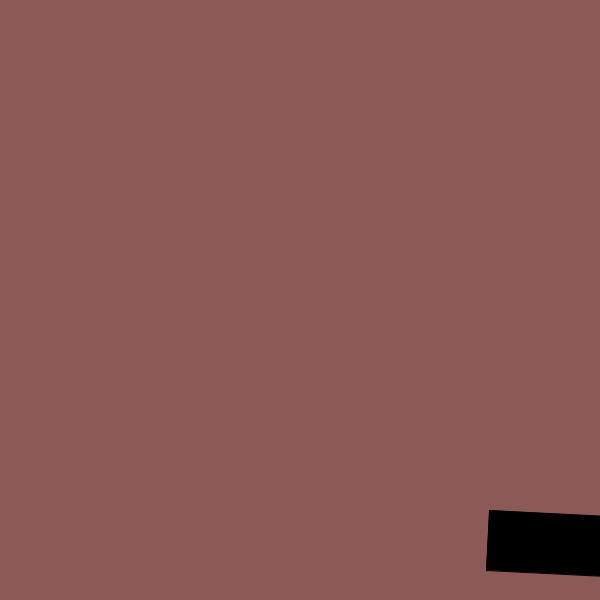
Frame 1 (no input)
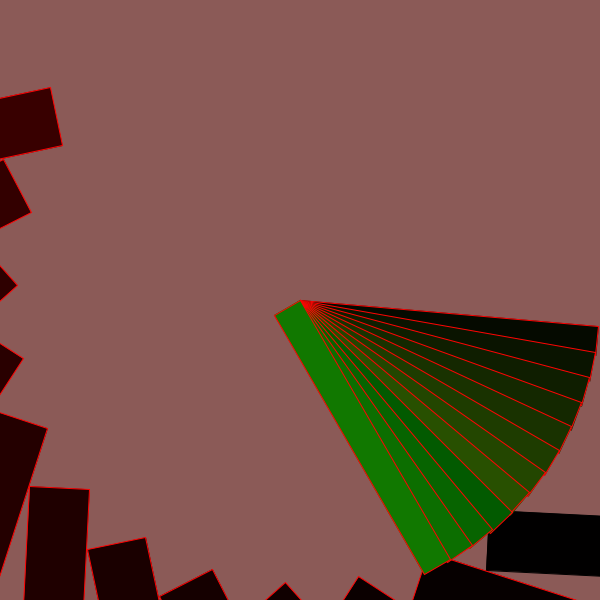
Frame 60 (the mouse pressed at the canvas centre just before this capture)
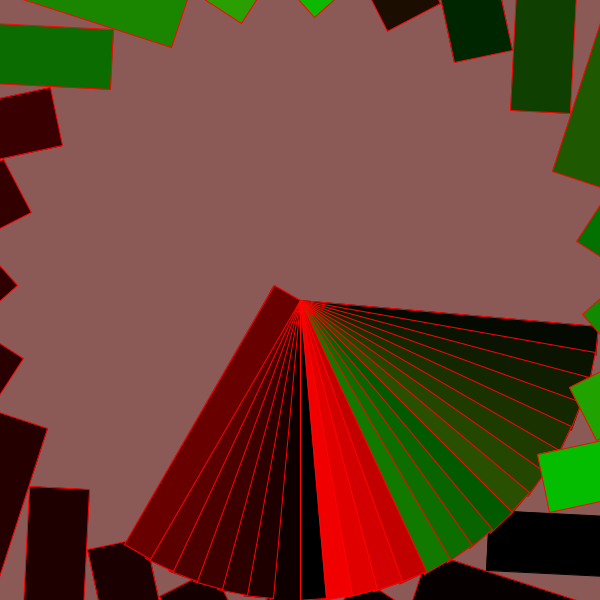
Frame 120 (the mouse held since frame 60 and released just before this capture)

The Processing sketch that drew these frames (run headless with seeded random() and noise(); from frame 60 on, the mouse is pressed at the canvas centre):

// Processing sketch: processing_20256
// ── processing_20256.pde

void setup() {
  size(600, 600);
  background(139,90,87);
  smooth();
}
 
void draw(){
  if (frameCount % 5 == 0) {
    translate(300, 300);
    if (mousePressed == true) {
    fill(frameCount * 3 % 255, frameCount * 5 % 1,
      frameCount * 7 % 1);
    }else{
        fill(frameCount * 1 % 43, frameCount * 2 % 196,
      frameCount * 4 % 2);
    }
  
      
    rotate(radians(frameCount * 1)  % 360);
     rect(0, 0, 300, 30);
     if(pmouseX<400) {
        stroke(255,3,3);
         }  else{
   stroke(65,183,7);
         }
  }
  
    if (frameCount % 5 == 1) {
    translate(300, 300);
    if (mousePressed == true) {
    fill(frameCount * 3 % 43, frameCount * 5 % 196,
      frameCount * 7 % 2);
    }else{
        fill(frameCount * 1 % 255, frameCount * 2 % 1,
      frameCount * 4 % 1);
    }
  
      
    rotate(radians(frameCount * 3)  % 200);
     rect(200, 200, 300, 60);
     if(pmouseX<400) {
        stroke(255,3,3);
         }  else{
   stroke(65,183,7);
         }
}
}
